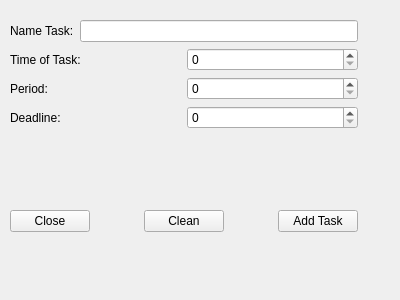
<?xml version="1.0" encoding="UTF-8"?>
<ui version="4.0">
 <class>AddTask</class>
 <widget class="QWidget" name="AddTask">
  <property name="geometry">
   <rect>
    <x>0</x>
    <y>0</y>
    <width>400</width>
    <height>300</height>
   </rect>
  </property>
  <property name="windowTitle">
   <string>Form</string>
  </property>
  <widget class="QWidget" name="">
   <property name="geometry">
    <rect>
     <x>10</x>
     <y>20</y>
     <width>348</width>
     <height>212</height>
    </rect>
   </property>
   <layout class="QVBoxLayout" name="verticalLayout_2">
    <item>
     <layout class="QVBoxLayout" name="verticalLayout">
      <item>
       <layout class="QHBoxLayout" name="horizontalLayout">
        <item>
         <widget class="QLabel" name="label">
          <property name="text">
           <string>Name Task:</string>
          </property>
         </widget>
        </item>
        <item>
         <widget class="QLineEdit" name="lineEdit"/>
        </item>
       </layout>
      </item>
      <item>
       <layout class="QHBoxLayout" name="horizontalLayout_2">
        <item>
         <widget class="QLabel" name="label_2">
          <property name="text">
           <string>Time of Task:</string>
          </property>
         </widget>
        </item>
        <item>
         <widget class="QSpinBox" name="spinBox_time_of_task">
          <property name="minimumSize">
           <size>
            <width>168</width>
            <height>0</height>
           </size>
          </property>
         </widget>
        </item>
       </layout>
      </item>
      <item>
       <layout class="QHBoxLayout" name="horizontalLayout_3">
        <item>
         <widget class="QLabel" name="label_3">
          <property name="text">
           <string>Period:</string>
          </property>
         </widget>
        </item>
        <item>
         <widget class="QSpinBox" name="spinBox"/>
        </item>
       </layout>
      </item>
      <item>
       <layout class="QHBoxLayout" name="horizontalLayout_4">
        <item>
         <widget class="QLabel" name="label_4">
          <property name="text">
           <string>Deadline:</string>
          </property>
         </widget>
        </item>
        <item>
         <widget class="QSpinBox" name="spinBox_2"/>
        </item>
       </layout>
      </item>
     </layout>
    </item>
    <item>
     <spacer name="verticalSpacer">
      <property name="orientation">
       <enum>Qt::Vertical</enum>
      </property>
      <property name="sizeHint" stdset="0">
       <size>
        <width>20</width>
        <height>40</height>
       </size>
      </property>
     </spacer>
    </item>
    <item>
     <layout class="QHBoxLayout" name="horizontalLayout_5">
      <item>
       <widget class="QPushButton" name="pushButton">
        <property name="text">
         <string>Close</string>
        </property>
       </widget>
      </item>
      <item>
       <spacer name="horizontalSpacer">
        <property name="orientation">
         <enum>Qt::Horizontal</enum>
        </property>
        <property name="sizeHint" stdset="0">
         <size>
          <width>40</width>
          <height>20</height>
         </size>
        </property>
       </spacer>
      </item>
      <item>
       <widget class="QPushButton" name="pushButton_3">
        <property name="text">
         <string>Clean</string>
        </property>
       </widget>
      </item>
      <item>
       <spacer name="horizontalSpacer_2">
        <property name="orientation">
         <enum>Qt::Horizontal</enum>
        </property>
        <property name="sizeHint" stdset="0">
         <size>
          <width>40</width>
          <height>20</height>
         </size>
        </property>
       </spacer>
      </item>
      <item>
       <widget class="QPushButton" name="pushButton_2">
        <property name="text">
         <string>Add Task</string>
        </property>
       </widget>
      </item>
     </layout>
    </item>
   </layout>
  </widget>
 </widget>
 <resources/>
 <connections/>
</ui>
